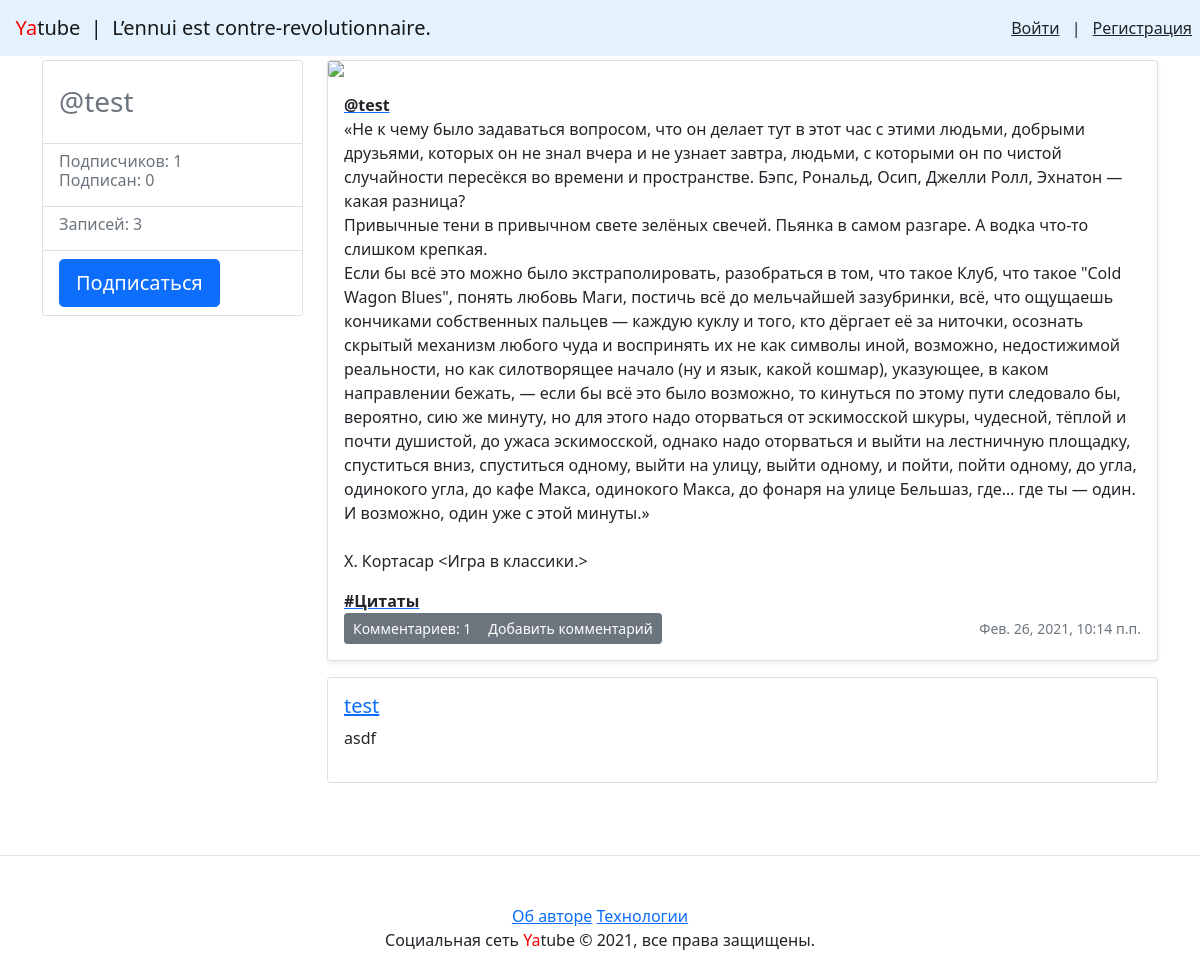
Page /test/3/ on the committed database.
### posts/models.py (models this page shows, shortened)
class Post(models.Model):
    text = models.TextField(verbose_name="Текст поста",
                            help_text="Напишите текст поста")
    pub_date = models.DateTimeField(verbose_name="дата публикации",
                                    auto_now_add=True)
    author = models.ForeignKey(User,
                               on_delete=models.CASCADE,
                               related_name="posts")
    group = models.ForeignKey(Group,
                              verbose_name="Группа",
                              help_text="Выберите группу",
                              on_delete=models.SET_NULL,
                              blank=True, null=True, related_name="posts")
    image = models.ImageField(upload_to="posts/", blank=True, null=True)
    class Meta:
        ordering = ("-pub_date",)

class Group(models.Model):
    title = models.CharField(max_length=200,
                             blank=True,
                             null=True)
    slug = models.SlugField(unique=True)
    description = models.TextField()

class Comment(models.Model):
    text = models.TextField(verbose_name="Комментарий",
                            help_text="Напишите комментарий")
    created = models.DateTimeField(verbose_name="дата публикации",
                                   auto_now_add=True)
    author = models.ForeignKey(User,
                               on_delete=models.CASCADE,
                               related_name="comments")
    post = models.ForeignKey(Post,
                             on_delete=models.SET_NULL,
                             blank=True, null=True, related_name="comments")
    class Meta:
        ordering = ("-created",)

### posts/views.py (the view)
# urls.py: path("<str:username>/<int:post_id>/", views.post_view, name="post"),
def post_view(request, username, post_id):
    author = get_object_or_404(User, username=username)
    post = get_object_or_404(Post, pk=post_id, author__username=username)
    comment_list = post.comments.all()
    form = CommentForm(request.POST or None)
    following = False
    if request.user.is_authenticated:
        follower_list = request.user.follower.values_list("author_id",
                                                          flat=True)
        if author.id in follower_list:
            following = True
    return render(
        request,
        "post.html",
        {
            "post": post,
            "author": post.author,
            "comments": comment_list,
            "form": form,
            "following": following,
        }
    )

### templates/post.html
{% extends "base.html" %}
{% block content %}
<main role="main" class="container">
    <div class="row">
            {% include "includes/author_id.html" %}
            <div class="col-md-9">
                {% include "includes/post_item.html" with post=post view=True %}
                {% include "includes/comments_list.html" %}
            </div>
    </div>
</main>
{% endblock %}

### templates/includes/author_id.html (shortened to what this page needs)
<div class="col-md-3 mb-3 mt-1">
        <div class="card">
                <div class="card-body">
                        <div class="h3 text-muted">
                            @{{ author.username }}
                        </div>
                </div>
                <ul class="list-group list-group-flush">
                        <li class="list-group-item">
                                <div class="h6 text-muted">
                                Подписчиков: {{ author.following.count }} <br />
                                Подписан: {{ author.follower.count }}
                                </div>
                        </li>
                        <li class="list-group-item">
                                <div class="h6 text-muted">
                                    Записей: {{ author.posts.count }}
                                </div>
                        </li>
                        {% if author != request.user %}
                            <li class="list-group-item">
                                {% if following %}
                                <a class="btn btn-lg btn-light"
                                        href="{% url 'profile_unfollow' author.username %}" role="button">
                                        Отписаться
                                </a>
                                {% else %}
                                <a class="btn btn-lg btn-primary"
                                        href="{% url 'profile_follow' author.username %}" role="button">
                                Подписаться
                                </a>
                                {% endif %}
                            </li>
                        {% endif %}
                </ul>
        </div>
</div>

### templates/includes/post_item.html (shortened to what this page needs)
<div class="card mb-3 mt-1 shadow-sm">
  {% load thumbnail %}
    {% if view %}
      {% thumbnail post.image "1100" crop="center" upscale=True as im %}
  <img class="card-img" src="{{ im.url }}" />
      {% endthumbnail %}
    {% endif %}
  <div class="card-body">
    <p class="card-text">
      <a name="post_{{ post.id }}" href="{% url 'profile' post.author.username %}">
        <strong class="d-block text-dark">@{{ post.author }}</strong>
      </a>
      {{ post.text|linebreaksbr }}
    </p>
    {% if post.group %}
    <a class="card-link muted" href="{% url 'group' post.group.slug %}">
      <strong class="d-block text-dark">#{{ post.group.title }}</strong>
    </a>
    {% endif %}
    <div class="d-flex justify-content-between align-items-center">
      <div class="btn-group btn-group-toggle">
        {% if post.comments.exists %}
        <a class="btn btn-sm btn-secondary" href="{% url 'post' post.author.username post.id %}" role="button">
          Комментариев: {{ post.comments.count }}
        {% endif %}
        <a class="btn btn-sm btn-secondary" href="{% url 'add_comment' post.author.username post.id %}" role="button">
          Добавить комментарий
        </a>
      </div>
      <small class="text-muted">{{ post.pub_date }}</small>
    </div>
  </div>
</div>

### templates/includes/comments_list.html
{% for item in comments %}
<div class="media card mb-4">
    <div class="media-body card-body">
        <h5 class="mt-0">
            <a href="{% url 'profile' item.author.username %}"
               name="comment_{{ item.id }}">
                {{ item.author.username }}
            </a>
        </h5>
        <p>{{ item.text | linebreaksbr }}</p>
    </div>
</div>
{% endfor %}

### rows in the picture
Post: author "test", text "«He к чему было задаваться вопросом, что он делает тут в этот час с этими людьми, добрыми друзьями, которых он не знал вчера и не узнает завтра, людьми, с которыми он по чистой случайности пересёкся во времени и пространстве. Бэпс, Рональд, Осип, Джелли Ролл, Эхнатон — какая разница? Привычные тени в привычном свете зелёных свечей. Пьянка в самом разгаре. А водка что-то слишком крепкая. Если бы всё это можно было экстраполировать, разобраться в том, что такое Клуб, что такое \"Cold Wagon Blues\", понять любовь Маги, постичь всё до мельчайшей зазубринки, всё, что ощущаешь кончиками собственных пальцев — каждую куклу и того, кто дёргает её за ниточки, осознать скрытый механизм любого чуда и…", group "Цитаты", comments.count "1", pub_date "Фев. 26, 2021, 10:14 п.п."
Comment: author.username "test", text "asdf"

### other values in the picture
{{ author.username }} "test"
{{ author.following.count }} "1"
{{ author.follower.count }} "0"
{{ author.posts.count }} "3"
